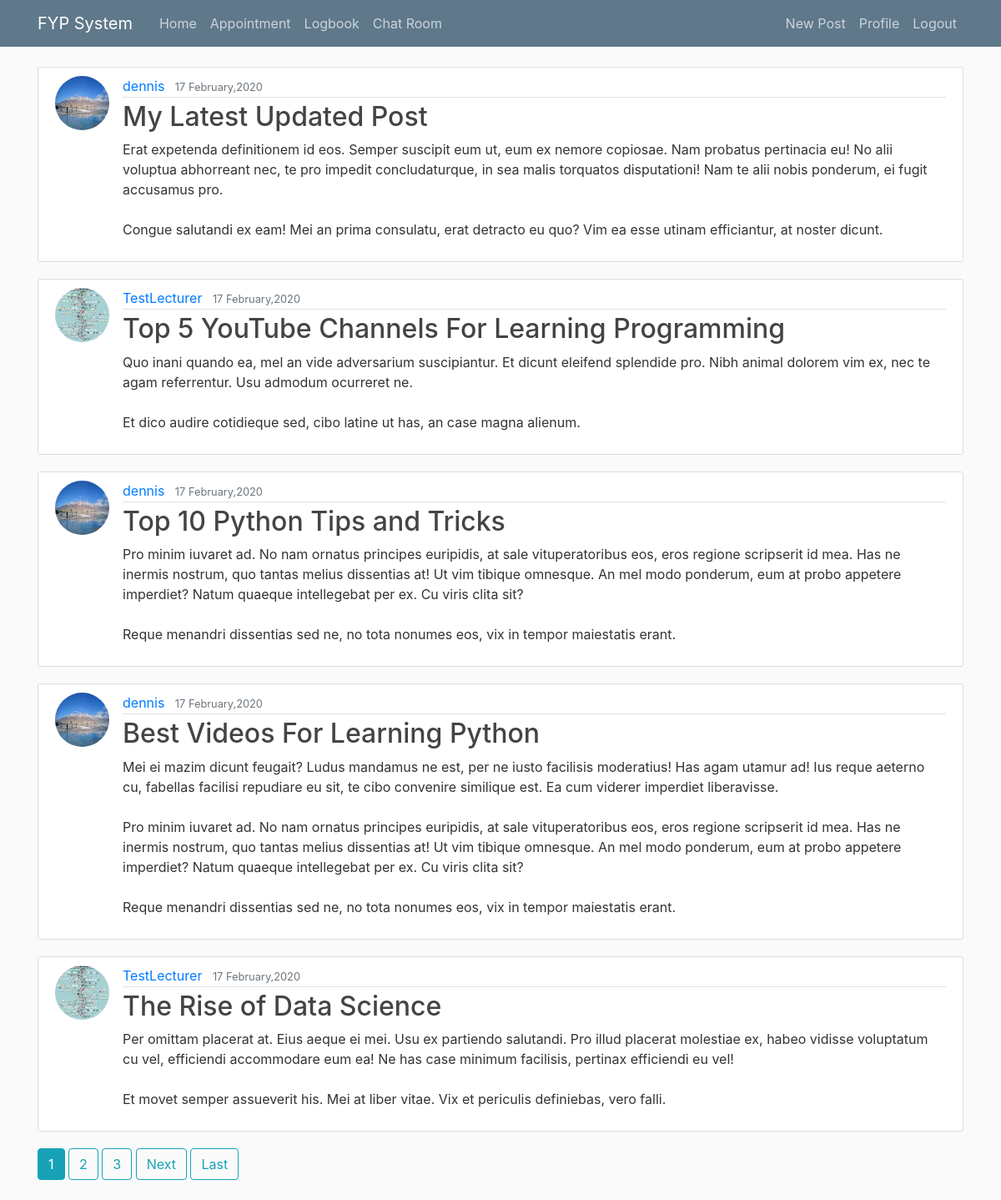
The app's page / (signed in) with its own data.
### Announcement/models.py (models this page shows, shortened)
class Post(models.Model):
    title = models.CharField(max_length=100)
    content = models.TextField()
    date_posted = models.DateTimeField(default=timezone.now)
    author = models.ForeignKey(User, on_delete=models.CASCADE)

### users/models.py (models this page shows, shortened)
class Profile(models.Model):
    user = models.OneToOneField(User, on_delete=models.CASCADE)
    image = models.ImageField(default='default.jpg',upload_to='profile_pics')

### Announcement/views.py (the view)
# urls.py: path('', PostListView.as_view(),name='post-home'),
class PostListView(LoginRequiredMixin,ListView):
    model = Post
    template_name='Announcement/home.html'  # <app/<model>_<viewtype>.html
    context_object_name = 'posts'
    ordering = ['-date_posted']
    paginate_by = 5

### Announcement/templates/announcement/home.html (shortened to what this page needs)
{% extends "announcement/base.html"%}
{% block content %}
    {% for post in posts %}
    <article class="media content-section">
      <img class="rounded-circle article-img" src="{{ post.author.profile.image.url }}">
        <div class="media-body">
          <div class="article-metadata">
            <a class="mr-2" href="{% url 'user-posts' post.author.username %}">{{ post.author }}</a>
            <small class="text-muted">{{ post.date_posted|date:"d F,Y" }}</small>
          </div>
          <h2><a class="article-title" href="{% url 'post-detail' post.id %}">{{ post.title }}</a></h2>
          <p class="article-content">{{ post.content }}</p>
        </div>
      </article>
      {% endfor %}
      {% if is_paginated %}
        {% for num in page_obj.paginator.page_range %}
          {% if page_obj.number == num %}
            <a class="btn btn-info mb-4" href="?page={{ num }}">{{ num }}</a>
          {% elif num > page_obj.number|add:'-3' and num < page_obj.number|add:'3' %}
            <a class="btn btn-outline-info mb-4" href="?page={{ num }}">{{ num }}</a>
          {% endif %}
        {% endfor %}
        {% if page_obj.has_next %}
          <a class="btn btn-outline-info mb-4" href="?page={{ page_obj.next_page_number }}">Next</a>
          <a class="btn btn-outline-info mb-4" href="?page={{ page_obj.paginator.num_pages }}">Last</a>
        {% endif %}
      {% endif %}
{% endblock content %}

### Announcement/templates/announcement/base.html (shortened to what this page needs)
{% load static %}
<!DOCTYPE html>
<html>
    <head>
    <link rel="stylesheet" href="https://maxcdn.bootstrapcdn.com/bootstrap/4.0.0/css/bootstrap.min.css">
        <link rel="stylesheet" type="text/css" href="{% static 'announcement/main.css' %}">
    </head>
<body>
    <header class="site-header">
        <nav class="navbar navbar-expand-md navbar-dark bg-steel fixed-top">
          <div class="container">
            <a class="navbar-brand mr-4" href="/">FYP System</a>
            <div class="collapse navbar-collapse" id="navbarToggle">
              <div class="navbar-nav mr-auto">
                <a class="nav-item nav-link" href="{% url 'post-home'%}">Home</a>
                <a class="nav-item nav-link" href="{% url 'appointment-view' %}">Appointment</a>
                  <a class="nav-item nav-link" href="{% url 'log-view' %}">Logbook</a>
                  <a class="nav-item nav-link" href="{% url 'chat' %}">Chat Room</a>
              </div>
              <div class="navbar-nav">
                {% if user.is_authenticated %}
                    {% if user.is_superuser %}
                    <a class="nav-item nav-link" href="{% url 'post-create' %}">New Post</a>
                    <a class="nav-item nav-link" href="{% url 'profile' %}">Profile</a>
                    <a class="nav-item nav-link" href="{% url 'logout' %}">Logout</a>
                    {% else %}
                    <a class="nav-item nav-link" href="{% url 'profile' %}">Profile</a>
                    <a class="nav-item nav-link" href="{% url 'logout' %}">Logout</a>
                    {% endif %}
                {% else %}
                <a class="nav-item nav-link" href="{% url 'login' %}">Login</a>
                <a class="nav-item nav-link" href="{% url 'register' %}">Register</a>
                {% endif %}
              </div>
            </div>
          </div>
        </nav>
      </header>
      <main role="main" class="container">
        <div class="row">
          <div class="col-md-12">
            {% block content %}{% endblock %}
          </div>
        </div>
      </main>
</body>
</html>

### Announcement/static/announcement/main.css (style rules this page uses)
body { background: #fafafa; color: #333333; margin-top: 5rem; }
h1, h2, h3, h4, h5, h6 { color: #444444; }
.bg-steel { background-color: #5f788a; }
.site-header .navbar-nav .nav-link { color: #cbd5db; }
.content-section { background: #ffffff; padding: 10px 20px; border: 1px solid #dddddd; border-radius: 3px; margin-bottom: 20px; }
.article-title { color: #444444; }
.article-content { white-space: pre-line; }
.article-img { height: 65px; width: 65px; margin-right: 16px; }
.article-metadata { padding-bottom: 1px; margin-bottom: 4px; border-bottom: 1px solid #e3e3e3 }

### records on screen
Post: author.profile.image (picture), author "dennis", date_posted "17 February,2020", title "My Latest Updated Post", content "Erat expetenda definitionem id eos. Semper suscipit eum ut, eum ex nemore copiosae. Nam probatus pertinacia eu! No alii voluptua abhorreant nec, te pro impedit concludaturque, in sea malis torquatos disputationi! Nam te alii nobis ponderum, ei fugit accusamus pro. Congue salutandi ex eam! Mei an prima consulatu, erat detracto eu quo? Vim ea esse utinam efficiantur, at noster dicunt."
Post: author.profile.image (placeholder picture), author "TestLecturer", date_posted "17 February,2020", title "Top 5 YouTube Channels For Learning Programming", content "Quo inani quando ea, mel an vide adversarium suscipiantur. Et dicunt eleifend splendide pro. Nibh animal dolorem vim ex, nec te agam referrentur. Usu admodum ocurreret ne. Et dico audire cotidieque sed, cibo latine ut has, an case magna alienum."
Post: author.profile.image (picture), author "dennis", date_posted "17 February,2020", title "Top 10 Python Tips and Tricks", content "Pro minim iuvaret ad. No nam ornatus principes euripidis, at sale vituperatoribus eos, eros regione scripserit id mea. Has ne inermis nostrum, quo tantas melius dissentias at! Ut vim tibique omnesque. An mel modo ponderum, eum at probo appetere imperdiet? Natum quaeque intellegebat per ex. Cu viris clita sit? Reque menandri dissentias sed ne, no tota nonumes eos, vix in tempor maiestatis erant."
Post: author.profile.image (picture), author "dennis", date_posted "17 February,2020", title "Best Videos For Learning Python", content "Mei ei mazim dicunt feugait? Ludus mandamus ne est, per ne iusto facilisis moderatius! Has agam utamur ad! Ius reque aeterno cu, fabellas facilisi repudiare eu sit, te cibo convenire similique est. Ea cum viderer imperdiet liberavisse. Pro minim iuvaret ad. No nam ornatus principes euripidis, at sale vituperatoribus eos, eros regione scripserit id mea. Has ne inermis nostrum, quo tantas melius dissentias at! Ut vim tibique omnesque. An mel modo ponderum, eum at probo appetere imperdiet? Natum quaeque intellegebat per ex. Cu viris clita sit? Reque menandri dissentias sed ne, no tota nonumes eos, vix in tempor maiestatis erant."
Post: author.profile.image (placeholder picture), author "TestLecturer", date_posted "17 February,2020", title "The Rise of Data Science", content "Per omittam placerat at. Eius aeque ei mei. Usu ex partiendo salutandi. Pro illud placerat molestiae ex, habeo vidisse voluptatum cu vel, efficiendi accommodare eum ea! Ne has case minimum facilisis, pertinax efficiendi eu vel! Et movet semper assueverit his. Mei at liber vitae. Vix et periculis definiebas, vero falli."

### other values on screen
{{ num }} "1"
{{ num }} "2" "3"
